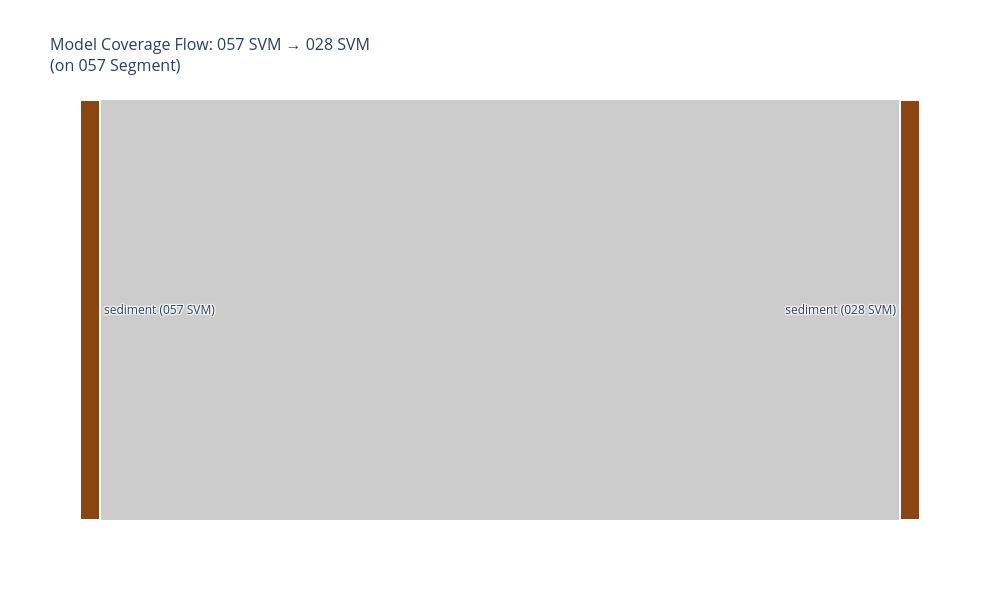

Notebook source saved alongside this figure:
### Markdown cell above
## Option 7: Small Multiples (Faceted Plot)

Shows all 4 crops separately in a grid. Good for systematic comparison.

### Code cell
# Option 6: Sankey Diagram
if "df_combined" in globals():
    import plotly.graph_objects as go

    # Use 057 segment data
    df_sankey = df_combined[df_combined["region"] == "full_transect"].copy()

    class_map = {
        "classified_bombs": "bombs",
        "classified_dark": "dark areas",
        "new_sediment": "sediment",
    }

    df_sankey["display_class"] = df_sankey["class"].map(lambda x: class_map.get(x, x))

    # Create nodes
    # Left side: 057 model classes
    # Right side: 028 model classes (on same data)

    node_labels = []
    node_colors = []

    # Left nodes (057 SVM)
    df_057 = df_sankey[df_sankey["model"] == "057_on_057"]
    for cls in df_057["display_class"].unique():
        node_labels.append(f"{cls}\n(057 SVM)")
        if cls == "bombs":
            node_colors.append("#1E90FF")
        elif cls == "dark areas":
            node_colors.append("#000000")
        else:
            node_colors.append("#8B4513")

    # Right nodes (028 SVM)
    df_028 = df_sankey[df_sankey["model"] == "028_on_057"]
    for cls in df_028["display_class"].unique():
        node_labels.append(f"{cls}\n(028 SVM)")
        if "bomb" in cls or cls == "bombs":
            node_colors.append("#1E90FF")
        elif "dark" in cls:
            node_colors.append("#000000")
        elif "halo" in cls:
            node_colors.append("#e5e57f")
        elif "rust" in cls:
            node_colors.append("#b12222")
        else:
            node_colors.append("#8B4513")

    # Create links (simplified - shows relative coverage)
    sources = []
    targets = []
    values = []

    # For visualization, we'll show the flow as "same class name = connection"
    for i, cls_057 in enumerate(df_057["display_class"].unique()):
        val_057 = df_057[df_057["display_class"] == cls_057]["percentage"].values[0]

        for j, cls_028 in enumerate(df_028["display_class"].unique()):
            val_028 = df_028[df_028["display_class"] == cls_028]["percentage"].values[0]

            # Simple heuristic: if class names match, flow is proportional
            if cls_057 == cls_028:
                sources.append(i)
                targets.append(len(df_057["display_class"].unique()) + j)
                values.append(min(val_057, val_028))

    # Create Sankey
    fig = go.Figure(
        data=[
            go.Sankey(
                node=dict(
                    pad=15,
                    thickness=20,
                    line=dict(color="white", width=2),
                    label=node_labels,
                    color=node_colors,
                ),
                link=dict(
                    source=sources,
                    target=targets,
                    value=values,
                    color="rgba(0,0,0,0.2)",
                ),
            )
        ]
    )

    fig.update_layout(
        title_text="Model Coverage Flow: 057 SVM → 028 SVM<br>(on 057 Segment)",
        title_font_size=16,
        height=600,
        width=1000,
    )

    fig.show()

    print("✅ Sankey diagram displayed (NOT saved)")
    print("   Left: 057 SVM classifications")
    print("   Right: 028 SVM classifications")
    print("   Flow width = coverage percentage")

### Figure 1 — Plotly figure (JSON) as saved in the notebook; plotly's stock layout.template omitted (floating-point values rounded to 4 significant figures)
{"data": [{"link": {"color": "rgba(0,0,0,0.2)", "source": [2], "target": [3], "value": [81.83]}, "node": {"color": ["#1E90FF", "#000000", "#8B4513", "#8B4513", "#b12222", "#1E90FF", "#000000", "#e5e57f"], "label": ["bombs\n(057 SVM)", "dark areas\n(057 SVM)", "sediment\n(057 SVM)", "sediment\n(028 SVM)", "rust\n(028 SVM)", "dark_bomb\n(028 SVM)", "dark_pit\n(028 SVM)", "halo\n(028 SVM)"], "line": {"color": "white", "width": 2}, "pad": 15, "thickness": 20}, "type": "sankey"}], "layout": {"height": 600, "title": {"font": {"size": 16}, "text": "Model Coverage Flow: 057 SVM → 028 SVM<br>(on 057 Segment)"}, "width": 1000}}
